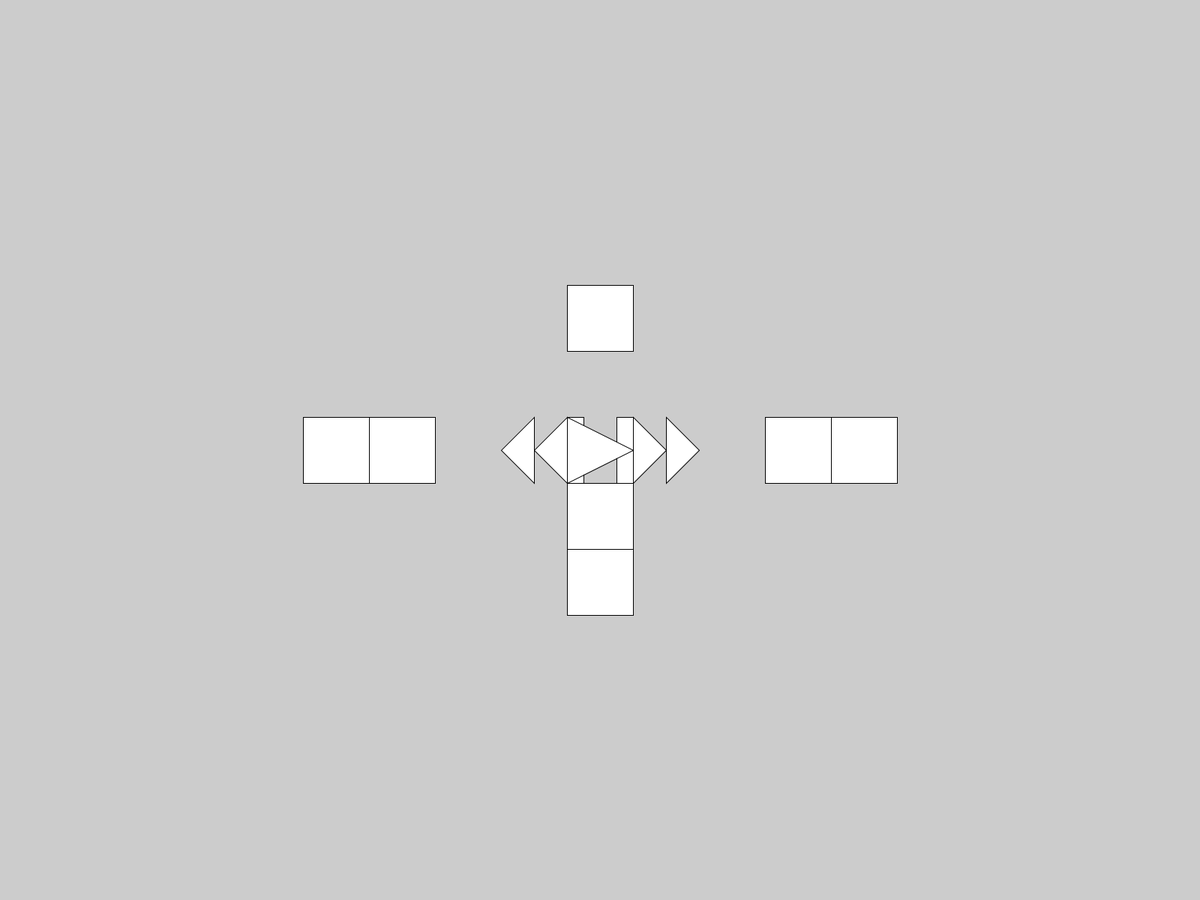
Frame 1 (no input)
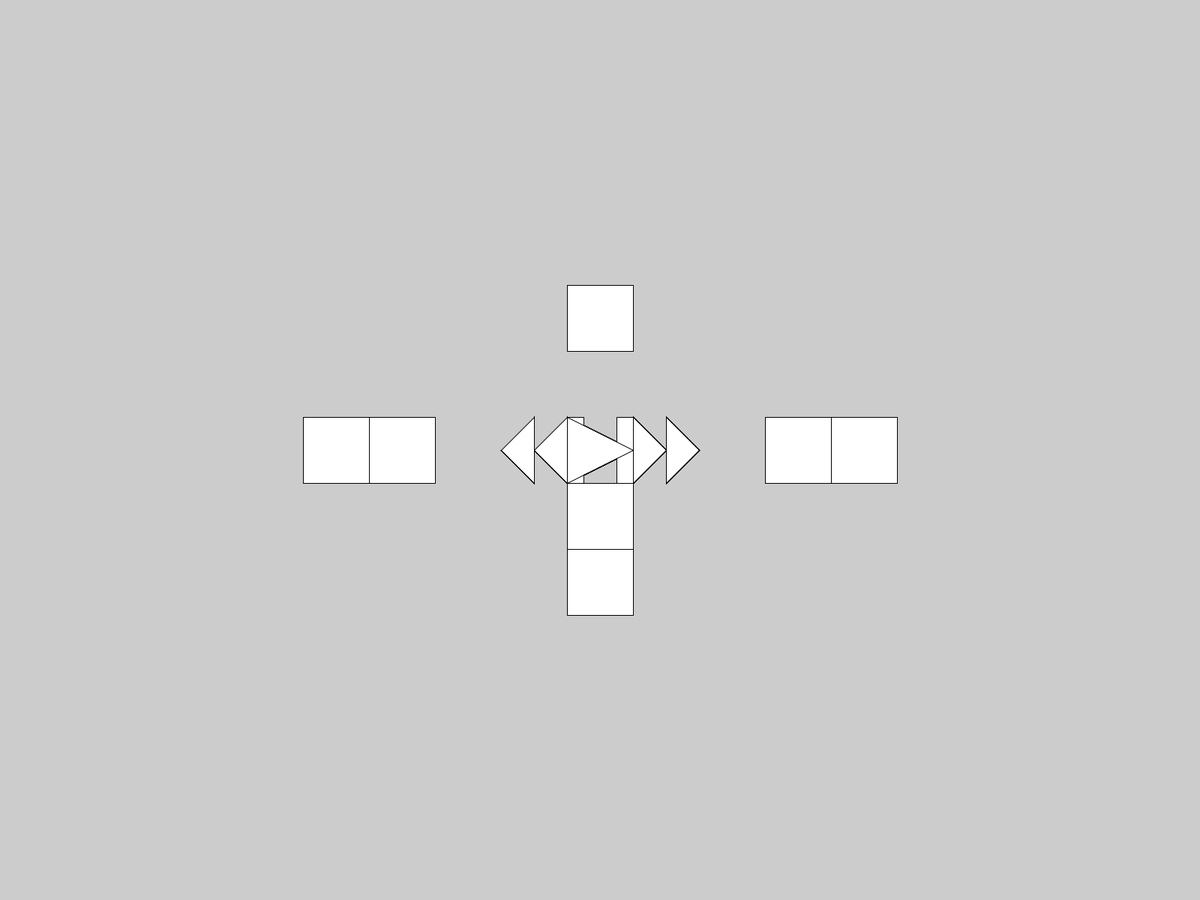
Frame 60 (the mouse pressed at the canvas centre just before this capture)
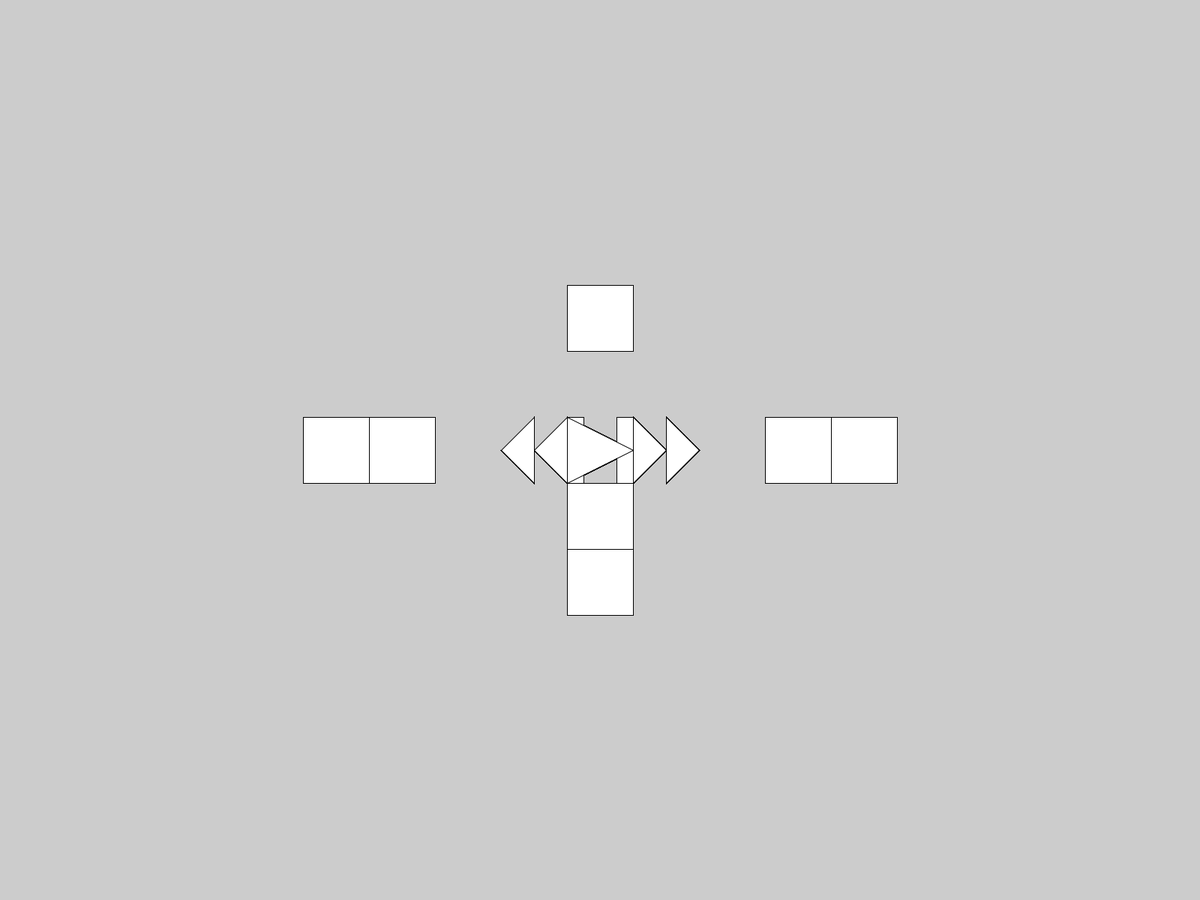
Frame 120 (the mouse held since frame 60 and released just before this capture)

The Processing sketch that drew these frames (run headless with seeded random() and noise(); from frame 60 on, the mouse is pressed at the canvas centre):

// Processing sketch: musicButtonz
// ── musicButtonz.pde
//Global Variables
float buttonReferentMeasure;
float buttonSide, spaceWidth, spaceHeight;
float pauseX1, pauseY1, pauseX2, pauseY2, pauseWidth;
float playX1, playY1, playX2, playY2, playX3, playY3;
float playX, playY, stopX, stopY, muteX, muteY, loopIX, loopIY;
float ffX1A, ffY1A, ffX2A, ffY2A, ffX3A, ffY3A;
float ffX1B, ffY1B, ffX2B, ffY2B, ffX3B, ffY3B;
float rrX1A, rrY1A, rrX2A, rrY2A, rrX3A, rrY3A;
float rrX1B, rrY1B, rrX2B, rrY2B, rrX3B, rrY3B;
float ffX, ffY, rrX, rrY, nextX, nextY, prevX, prevY, loop1X, loop1Y;
float loopPlaylistX, loopPlaylistY;
//
void setup() {
  //Display
  size( 700, 500 ); //Width, Height;
  fullScreen(); //displayWidth, displayHeight
  //
  //Population: visual data
  buttonReferentMeasure = width * 1/18;
  buttonSide = buttonReferentMeasure;
  spaceWidth = buttonReferentMeasure * 1/18;
  //
  float centerx = width * 1/2; //Local Variable, garbage collected at end of setup(), see println in draw()
  float centerY = height * 1/2;
  int buttonPositionColum, buttonPositionRow;
  print("Confirming Center X:", centerx);
  println("/t Confirming Center Y:", centerY);
  //
  pauseX1 = centerx - buttonReferentMeasure*1/2;
  pauseY1 = centerY - buttonReferentMeasure*1/2;
  pauseWidth = buttonReferentMeasure*1/4;
  pauseX2 = centerx + buttonReferentMeasure*1/4;
  pauseY2 = pauseY1;
  playX1 = pauseX1;
  playY1 = pauseY1;
  playX3 = playX1;
  playY3 = pauseY1 + buttonReferentMeasure;
  //Note: need playY3 before playY2
  playX2 = playX1 + buttonReferentMeasure;
  playY2 = playY1 + (playY3-playY1)*1/2;
  //
  buttonPositionRow = 2;
  muteX = pauseX1;
  muteY = pauseY1 - ( buttonPositionRow * buttonReferentMeasure );
  //
  loopIX = pauseX1;
  loopIY = pauseY1 + ( buttonPositionRow * buttonReferentMeasure );
  //
  buttonPositionColum = 1;
  ffX1A = pauseX1 + ( buttonPositionColum * buttonReferentMeasure );
  ffY1A = pauseY1;
  //Note: need points 1 & 3 to calculate 2
  ffX3A = ffX1A;
  ffY3A = ffY1A + buttonReferentMeasure;
  ffX2A = ffX1A + buttonReferentMeasure*1/2;
  ffY2A = ffY1A + (ffY3A-ffY1A)*1/2;
  ffX1B = ffX2A;
  ffY1B = ffY1A;
  ffX2B = ffX2A + buttonReferentMeasure*1/2;
  ffY2B = ffY2A;
  ffX3B = ffX2A;
  ffY3B = ffY3A;
  //
  rrX = pauseX1 - ( buttonPositionColum*buttonReferentMeasure );
  rrY = pauseY1;
  rrX1A = pauseX1;
  rrY1A = pauseY1;
  rrX3A = rrX1A;
  rrY3A = rrY1A + buttonReferentMeasure;
  rrX2A = rrX1A - ( buttonPositionColum*buttonReferentMeasure )*1/2;
  rrY2A = rrY1A + ( rrY3A - rrY1A )*1/2;
  rrX1B = rrX2A;
  rrY1B = rrY1A;
  rrX2B = rrX2A - ( buttonPositionColum*buttonReferentMeasure )*1/2;
  rrY2B = rrY2A;
  rrX3B = rrX2A;
  rrY3B = rrY3A;
  //
  buttonPositionColum = 4; //can increment with +=1
  nextX = pauseX1 + ( buttonPositionColum*buttonReferentMeasure );
  nextY = pauseY1;
  //
  prevX = pauseX1 - ( buttonPositionColum*buttonReferentMeasure );
  prevY = pauseY1;
  //
  buttonPositionColum = 3;
  loop1X = pauseX1 + ( buttonPositionColum*buttonReferentMeasure );
  loop1Y = pauseY1;
  //
  stopX = pauseX1 - ( buttonPositionColum*buttonReferentMeasure );
  stopY = pauseY1;
  //
  buttonPositionRow = 1;
  loopPlaylistX = pauseX1;
  loopPlaylistY = pauseY1 + ( buttonPositionRow*buttonReferentMeasure );
  //
}  //End setup
//
void draw() {
  //
  /*Note: draw the pause button first, in the middle
   All other buttons are drawn around it
   All pseudocode starts like rect( X, Y, Width, Height )
   */
  //
  //Confirming Local Variable Center X & Y garbage collected from setup()
  //print("Confirming Center X:", centerY);
  //print("/t Confirming Center Y:", centerY);
  //println("/t Confirming Button Position Couter:", buttonPosition);
  //
  //Button Space
  //rect( spaceX, spaceY, spaceWidth, buttonSide );
  //rect( spaceX, spaceY, spaceHeight, buttonSide );
  //
  //Stop Button
  rect( stopX, stopY, buttonSide, buttonSide ); //Layout
  //rect( stopX, stopY, buttonSide, buttonSide ); //Square shape
  //
  //Pause Button
  //rect( pauseX1, pauseY1, buttonSide, buttonSide ); //Layout
  rect( pauseX1, pauseY1, pauseWidth, buttonSide );
  rect( pauseX2, pauseY2, pauseWidth, buttonSide );
  //
  //Play Button
  //rect( playX, playY, buttonSide, buttonSide ); //Layout
  triangle( playX1, playY1, playX2, playY2, playX3, playY3 );
  //
  //MUTE Button
  rect( muteX, muteY, buttonSide, buttonSide ); //Layout
  //Students to develop
  //
  //Fast Forward
  //rect( ffX, ffY, buttonSide, buttonSide ); //Layout
  triangle( ffX1A, ffY1A, ffX2A, ffY2A, ffX3A, ffY3A );
  triangle( ffX1B, ffY1B, ffX2B, ffY2B, ffX3B, ffY3B );
  //
  //Reverse in the Song
  //rect( rrX, rrY, buttonSide, buttonSid ); //Layout
  triangle( rrX1A, rrY1A, rrX2A, rrY2A, rrX3A, rrY3A );
  triangle( rrX1B, rrY1B, rrX2B, rrY2B, rrX3B, rrY3B );
  //
  //Next Song Button
  rect( nextX, nextY, buttonSide, buttonSide); //Layout
  //triangle( nextX1, nextY1, nextX2, nextY2, nextX3, nextY3 );
  //rect( nextX, nextY, prevWidth, buttonSide );
  //
  //Previous Button
  rect( prevX, prevY, buttonSide, buttonSide ); //Layout
  //triangle( prevX1, prevY1, prevX2, prevY2, prevX3, prevY3 );
  //rect( prevX, prevY, preWidth, buttonSide );
  //
  //Loop the Song Once
  //Students to Develop
  rect( loop1X, loop1Y, buttonSide, buttonSide ); //Layout
  //ellipse( loop1X, loop1Y, loop1WidthDiameter, loop1HeightDiameter );
  // ellipse( loop1X, loop1Y, loop1WidthDiameter, loop1HeightDiameter );
  // triangle( loop1X1, loop1Y1, loop1X2, loop1Y2, loop1X3, loop1Y3 );
  //
  //Loop Song (Infinitely)
  rect( loopIX, loopIY, buttonSide, buttonSide ); //Layout
  //ellipse( loopIX, loopIY, loopWidthDiameter, loopHeightDiameter );
  //ellipse( loopIX, loopIY, loopWidthDiameter, loopHeightDiameter );
  //triangle( loop1X1, loop1Y1, loop1X2, loop1Y2, loop1X3, loop1Y3 );
  //
  //Loop Playlist (Infinitely)
  //Students to Develop
  rect( loopPlaylistX, loopPlaylistY, buttonSide, buttonSide ); //Layout
  //ellipse( loopPlaylistX, loopPlaylistY, loopPlaylistWithDiameter, loopPlaylistHeightDiameter );
  //ellipse( loopPlaylistX, loopPlaylistY, loopPlaylistWithDiameter, loopPlaylistHeightDiameter );
  //triangle( loopPlaylistX1, loopPlaylistY1, loopPlaylistX2, loopPLaylistY2, loopPlaylistX3, loopPlaylistY3 );
  //
  //OPINAL Shuffle Button
  //rect( shuffleX, shuffleY, buttonSide, buttonSide ); //Layout
  //2-D Shapes
  //
} //End draw
//
void keyPressed() {
} //End keyPressed
//
void mousePressed() {
} //End mousePressed
//
//End MAIN Program
